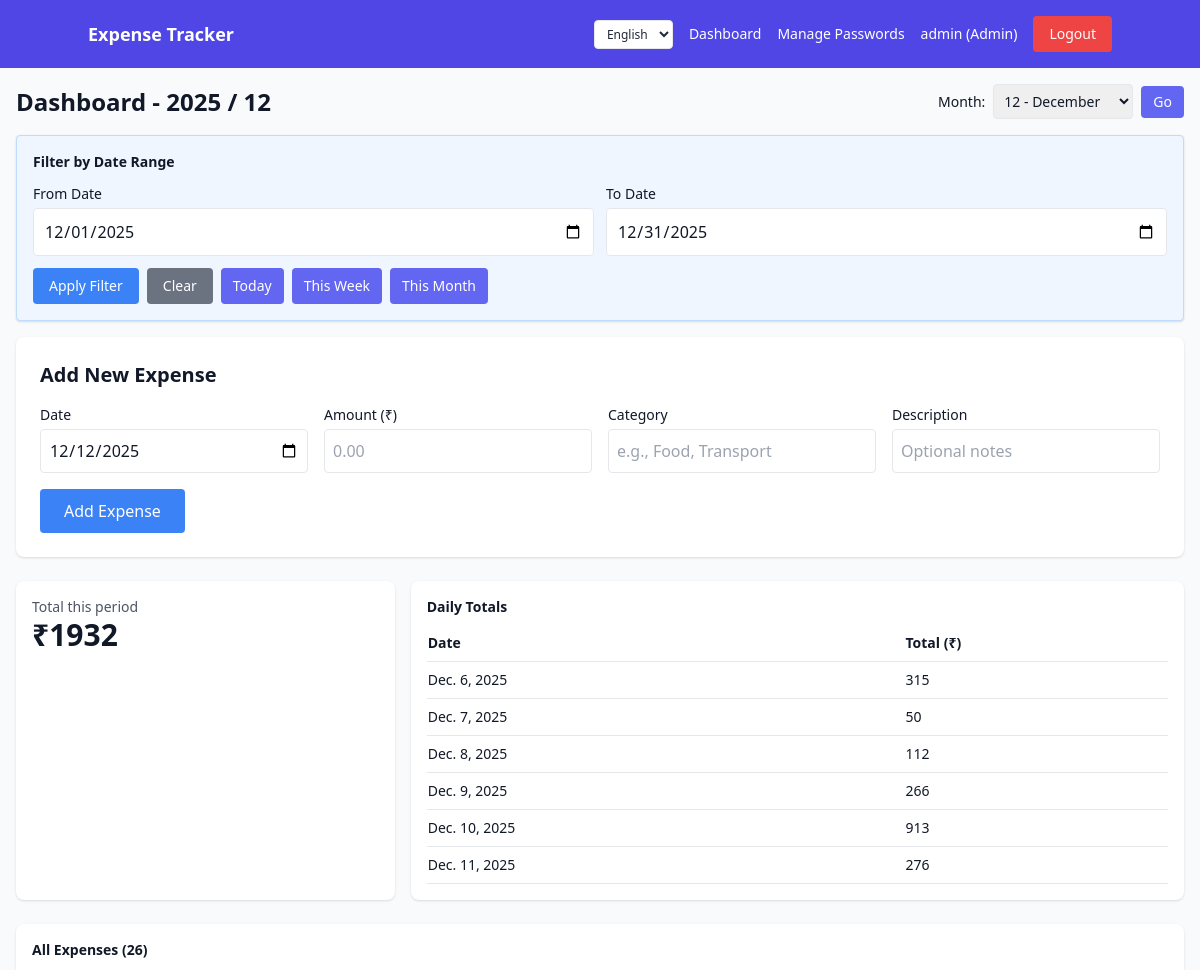
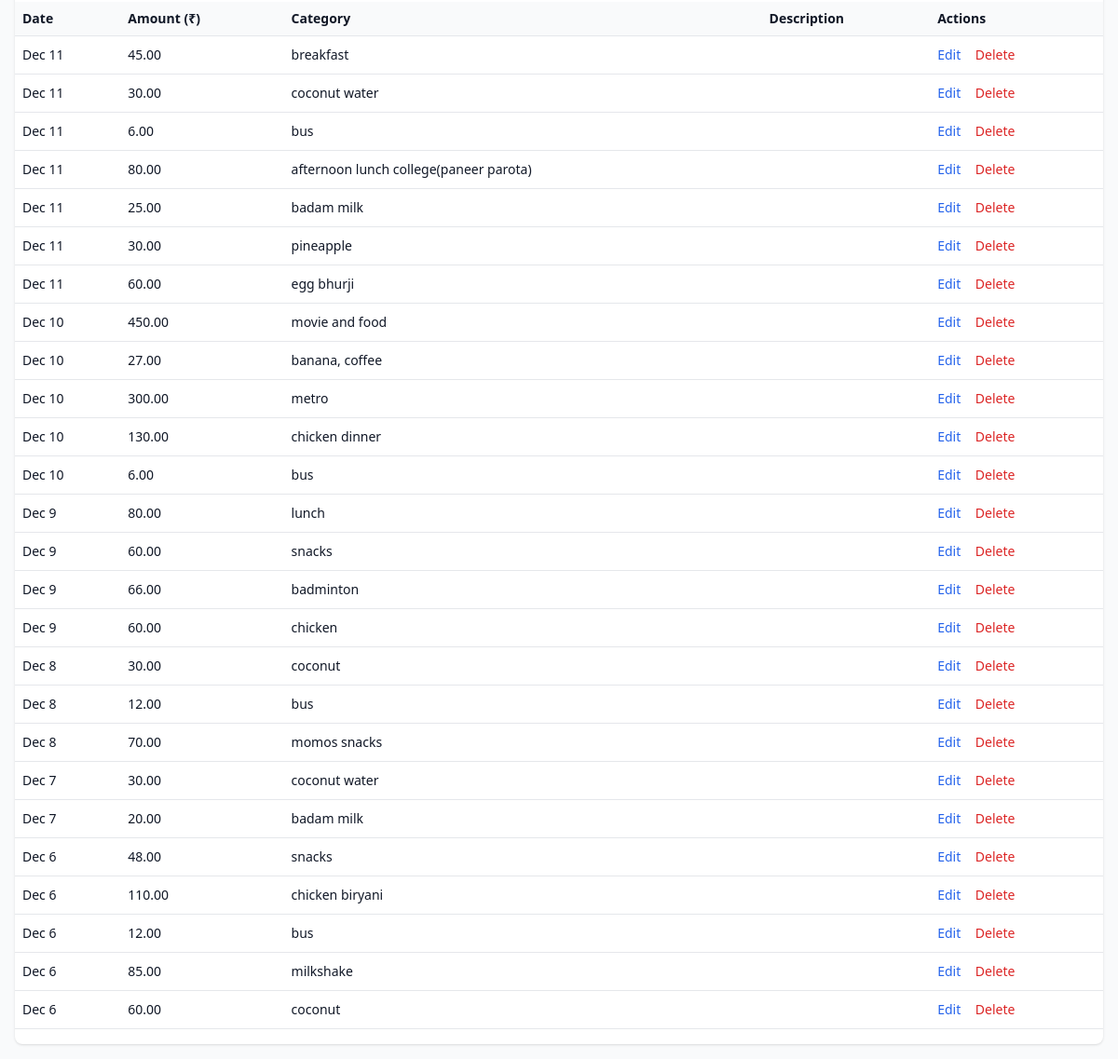
The app's page / (signed in) with its own data (2 pictures, top to bottom).
### expenses/models.py (models this page shows, shortened)
class Expense(models.Model):
    date = models.DateField()
    amount = models.DecimalField(max_digits=10, decimal_places=2)
    category = models.CharField(max_length=100)
    description = models.TextField(blank=True)

### expenses/views.py (the view, shortened to what this page needs)
# urls.py: path("", views.dashboard, name="dashboard"),
def dashboard(request):
    if not check_view_access(request):
        return redirect('view_login')
    today = timezone.localdate()
    year = int(request.GET.get("year", today.year))
    month = int(request.GET.get("month", today.month))
    filter_start = request.GET.get("filter_start")
    filter_end = request.GET.get("filter_end")
    if request.method == "POST" and request.user.is_staff:
        form = ExpenseForm(request.POST)
        if form.is_valid():
            form.save()
            messages.success(request, "Expense added successfully!")
            return redirect("dashboard")
    else:
        form = ExpenseForm(initial={"date": today}) if request.user.is_staff else None
    start, end = _get_month_range(year, month)
    qs = Expense.objects.filter(date__range=(start, end)).order_by("-date", "-id")
    total_for_month = qs.aggregate(total=Sum("amount"))["total"] or 0
    daily_totals_qs = (
        Expense.objects.filter(date__range=(start, end))
        .values("date")
        .annotate(total=Sum("amount"))
        .order_by("date")
    )
    daily_breakdown = list(daily_totals_qs)
    all_expenses = list(qs)
    context = {
        "year": year,
        "month": month,
        "total_for_month": total_for_month,
        "daily_breakdown": daily_breakdown,
        "expenses": all_expenses,
        "months": range(1, 13),
        "form": form,
        "filter_start": filter_start or start,
        "filter_end": filter_end or end,
    }
    return render(request, "dashboard.html", context)

### expenses/forms.py
class ExpenseForm(forms.ModelForm):
    class Meta:
        model = Expense
        fields = ["date", "amount", "category", "description"]
        widgets = {
            "date": forms.DateInput(attrs={
                "type": "date",
                "class": "border rounded p-2 w-full text-base",
                "style": "min-height: 44px;",
            }),
            "amount": forms.NumberInput(attrs={
                "class": "border rounded p-2 w-full text-base",
                "step": "0.01",
                "placeholder": "0.00",
                "style": "min-height: 44px;",
                "inputmode": "decimal",
            }),
            "category": forms.TextInput(attrs={
                "class": "border rounded p-2 w-full text-base",
                "placeholder": "e.g., Food, Transport",
                "style": "min-height: 44px;",
                "list": "category-suggestions",
            }),
            "description": forms.TextInput(attrs={
                "class": "border rounded p-2 w-full text-base",
                "placeholder": "Optional notes",
                "style": "min-height: 44px;",
            }),
        }

### expenses/views.py (called while the page is built)
def check_view_access(request):
    return request.session.get('view_access') or request.user.is_staff

def _get_month_range(year: int, month: int):
    first_day = date(year, month, 1)
    last_day = date(year, month, monthrange(year, month)[1])
    return first_day, last_day

### expenses/templates/dashboard.html (shortened to what this page needs)
{% extends "base.html" %}
{% block content %}
<div class="flex flex-col sm:flex-row sm:items-center sm:justify-between mb-4 gap-3">
  <h1 class="text-xl sm:text-2xl font-semibold" data-lang-en="Dashboard - {{ year }} / {{ month }}" data-lang-kn="ಡ್ಯಾಶ್‌ಬೋರ್ಡ್ - {{ year }} / {{ month }}">Dashboard - {{ year }} / {{ month }}</h1>
  <div class="flex items-center space-x-2 sm:space-x-4">
    <form method="get" action="/" class="flex items-center space-x-2">
      <label for="month" class="text-sm" data-lang-en="Month:" data-lang-kn="ತಿಂಗಳು:">Month:</label>
      <select id="month" name="month" class="border rounded p-1.5 text-sm min-w-[140px]">
        <option value="12" {% if month == 12 %}selected{% endif %}>12 - December</option>
      </select>
      <button type="submit" class="bg-indigo-500 hover:bg-indigo-600 text-white px-3 py-1.5 rounded text-sm" data-lang-en="Go" data-lang-kn="ಹೋಗಿ">Go</button>
    </form>
  </div>
</div>
<div class="bg-blue-50 border border-blue-200 p-3 sm:p-4 rounded shadow mb-4">
  <h3 class="text-sm font-semibold mb-3" data-lang-en="Filter by Date Range" data-lang-kn="ದಿನಾಂಕ ವ್ಯಾಪ್ತಿಯ ಮೂಲಕ ಫಿಲ್ಟರ್ ಮಾಡಿ">Filter by Date Range</h3>
  <form method="get" action="/" class="space-y-3">
    <div class="grid grid-cols-1 sm:grid-cols-2 gap-3">
      <div>
        <label for="filter_start" class="block text-sm font-medium mb-1" data-lang-en="From Date" data-lang-kn="ಇಂದ ದಿನಾಂಕ">From Date</label>
        <input type="date" id="filter_start" name="filter_start" value="{{ filter_start|date:'Y-m-d' }}" class="border rounded p-2.5 w-full text-base" style="min-height: 44px;">
      </div>
      <div>
        <label for="filter_end" class="block text-sm font-medium mb-1" data-lang-en="To Date" data-lang-kn="ದಿನಾಂಕದವರೆಗೆ">To Date</label>
        <input type="date" id="filter_end" name="filter_end" value="{{ filter_end|date:'Y-m-d' }}" class="border rounded p-2.5 w-full text-base" style="min-height: 44px;">
      </div>
    </div>
    <div class="flex flex-wrap gap-2">
      <button type="submit" class="bg-blue-500 hover:bg-blue-600 text-white px-4 py-2 rounded font-medium text-sm flex-shrink-0" data-lang-en="Apply Filter" data-lang-kn="ಫಿಲ್ಟರ್ ಅನ್ವಯಿಸಿ">Apply Filter</button>
      <a href="/" class="bg-gray-500 hover:bg-gray-600 text-white px-4 py-2 rounded font-medium text-sm inline-block text-center flex-shrink-0" data-lang-en="Clear" data-lang-kn="ತೆರವುಗೊಳಿಸಿ">Clear</a>
      <button type="button" onclick="setToday()" class="bg-indigo-500 hover:bg-indigo-600 text-white px-3 py-2 rounded text-sm flex-shrink-0" data-lang-en="Today" data-lang-kn="ಇಂದು">Today</button>
      <button type="button" onclick="setThisWeek()" class="bg-indigo-500 hover:bg-indigo-600 text-white px-3 py-2 rounded text-sm flex-shrink-0" data-lang-en="This Week" data-lang-kn="ಈ ವಾರ">This Week</button>
      <button type="button" onclick="setThisMonth()" class="bg-indigo-500 hover:bg-indigo-600 text-white px-3 py-2 rounded text-sm flex-shrink-0" data-lang-en="This Month" data-lang-kn="ಈ ತಿಂಗಳು">This Month</button>
    </div>
  </form>
</div>
{% if user.is_staff %}
<div class="bg-white p-4 sm:p-6 rounded-lg shadow mb-4 sm:mb-6">
  <h2 class="text-lg sm:text-xl font-semibold mb-3 sm:mb-4" data-lang-en="Add New Expense" data-lang-kn="ಹೊಸ ಖರ್ಚು ಸೇರಿಸಿ">Add New Expense</h2>
  <form method="post" class="grid grid-cols-1 sm:grid-cols-2 lg:grid-cols-4 gap-3 sm:gap-4">
    <div>
      <label for="id_date" class="block text-sm font-medium mb-1" data-lang-en="Date" data-lang-kn="ದಿನಾಂಕ">Date</label>
      {{ form.date }}
    </div>
    <div>
      <label for="id_amount" class="block text-sm font-medium mb-1">Amount (₹)</label>
      {{ form.amount }}
    </div>
    <div>
      <label for="id_category" class="block text-sm font-medium mb-1">Category</label>
      {{ form.category }}
    </div>
    <div>
      <label for="id_description" class="block text-sm font-medium mb-1">Description</label>
      {{ form.description }}
    </div>
    <div class="sm:col-span-2 lg:col-span-4">
      <button type="submit" class="w-full sm:w-auto bg-blue-500 hover:bg-blue-600 text-white font-medium py-2.5 px-6 rounded" data-lang-en="Add Expense" data-lang-kn="ಖರ್ಚು ಸೇರಿಸಿ">
      </button>
    </div>
  </form>
</div>
{% endif %}
<div class="grid grid-cols-1 lg:grid-cols-3 gap-3 sm:gap-4 mb-4 sm:mb-6">
  <div class="bg-white p-4 rounded-lg shadow">
    <div class="text-sm text-gray-600" data-lang-en="Total this period" data-lang-kn="ಈ ಅವಧಿಯ ಒಟ್ಟು">Total this period</div>
    <div class="text-2xl sm:text-3xl font-bold">₹{{ total_for_month }}</div>
  </div>
  <div class="lg:col-span-2 bg-white p-4 rounded-lg shadow">
    <div class="text-sm font-semibold mb-2" data-lang-en="Daily Totals" data-lang-kn="ದೈನಂದಿನ ಒಟ್ಟು">Daily Totals</div>
    <div class="overflow-x-auto -mx-4 px-4">
      <table class="min-w-full text-sm">
        <thead>
          <tr class="text-left border-b">
            <th class="py-2 pr-4" data-lang-en="Date" data-lang-kn="ದಿನಾಂಕ">Date</th>
            <th class="py-2">Total (₹)</th>
          </tr>
        </thead>
        <tbody>
          {% for d in daily_breakdown %}
          <tr class="border-b">
            <td class="py-2 pr-4">{{ d.date }}</td>
            <td class="py-2">{{ d.total }}</td>
          </tr>
          {% empty %}
          <tr><td colspan="2" class="py-2 text-gray-500" data-lang-en="No expenses yet." data-lang-kn="ಇನ್ನೂ ಖರ್ಚುಗಳಿಲ್ಲ.">No expenses yet.</td></tr>
          {% endfor %}
        </tbody>
      </table>
    </div>
  </div>
</div>
<div class="bg-white p-3 sm:p-4 rounded-lg shadow">
  <div class="text-sm font-semibold mb-3" data-lang-en="All Expenses ({{ expenses|length }})" data-lang-kn="ಎಲ್ಲಾ ಖರ್ಚುಗಳು ({{ expenses|length }})">All Expenses ({{ expenses|length }})</div>
  <div class="overflow-x-auto -mx-3 sm:-mx-4">
    <div class="inline-block min-w-full align-middle">
      <table class="min-w-full text-sm">
        <thead>
          <tr class="text-left border-b bg-gray-50">
            <th class="py-2 px-3 sm:px-2" data-lang-en="Date" data-lang-kn="ದಿನಾಂಕ">Date</th>
            <th class="py-2 px-3 sm:px-2">Amount (₹)</th>
            <th class="py-2 px-3 sm:px-2">Category</th>
            <th class="py-2 px-3 sm:px-2 hidden sm:table-cell">Description</th>
            {% if user.is_staff %}
            <th class="py-2 px-3 sm:px-2" data-lang-en="Actions" data-lang-kn="ಕ್ರಿಯೆಗಳು">Actions</th>
            {% endif %}
          </tr>
        </thead>
        <tbody>
          {% for e in expenses %}
          <tr class="border-b hover:bg-gray-50">
            <td class="py-2.5 px-3 sm:px-2 whitespace-nowrap text-xs sm:text-sm">{{ e.date|date:"M j" }}</td>
            <td class="py-2.5 px-3 sm:px-2 whitespace-nowrap font-medium">{{ e.amount }}</td>
            <td class="py-2.5 px-3 sm:px-2">
              <div class="max-w-[100px] sm:max-w-none truncate" title="{{ e.category }}">{{ e.category }}</div>
            </td>
            <td class="py-2.5 px-3 sm:px-2 hidden sm:table-cell">
            </td>
            {% if user.is_staff %}
            <td class="py-2.5 px-3 sm:px-2 whitespace-nowrap">
              <a href="{% url 'edit_expense' e.id %}" class="text-blue-600 hover:underline text-xs sm:text-sm inline-block mr-2 sm:mr-3" data-lang-en="Edit" data-lang-kn="ಸಂಪಾದಿಸಿ">Edit</a>
              <a href="{% url 'delete_expense' e.id %}" class="text-red-600 hover:underline text-xs sm:text-sm inline-block" data-lang-en="Delete" data-lang-kn="ಅಳಿಸಿ">Delete</a>
            </td>
            {% endif %}
          </tr>
          {% empty %}
          <tr><td colspan="{% if user.is_staff %}5{% else %}4{% endif %}" class="py-3 px-3 sm:px-2 text-gray-500 text-center" data-lang-en="No expenses for this period." data-lang-kn="ಈ ಅವಧಿಗೆ ಯಾವುದೇ ಖರ್ಚುಗಳಿಲ್ಲ.">No expenses for this period.</td></tr>
          {% endfor %}
        </tbody>
      </table>
    </div>
  </div>
</div>
{% endblock %}

### expenses/templates/base.html (shortened to what this page needs)
<!DOCTYPE html>
<html lang="en">
  <head>
    <script src="https://cdn.tailwindcss.com"></script>
  </head>
  <body class="bg-gray-50 text-gray-900">
    <header class="bg-indigo-600 text-white p-3 sm:p-4">
      <div class="container mx-auto flex flex-col sm:flex-row items-start sm:items-center justify-between gap-3">
        <a href="/" class="font-semibold text-lg" data-lang-en="Expense Tracker" data-lang-kn="ಖರ್ಚು ಟ್ರ್ಯಾಕರ್">Expense Tracker</a>
        <nav class="flex items-center gap-2 sm:gap-4 flex-wrap">
          <select id="language-selector" onchange="changeLanguage(this.value)" class="bg-white text-gray-800 text-xs px-2 py-1 rounded border">
            <option value="en">English</option>
          </select>
          <a class="hover:underline text-sm" href="/" data-lang-en="Dashboard" data-lang-kn="ಡ್ಯಾಶ್‌ಬೋರ್ಡ್">Dashboard</a>
          {% if user.is_authenticated %}
            {% if user.is_staff %}
              <a class="hover:underline text-xs sm:text-sm" href="{% url 'manage_passwords' %}" data-lang-en="Manage Passwords" data-lang-kn="ಪಾಸ್‌ವರ್ಡ್ ನಿರ್ವಹಣೆ">Manage Passwords</a>
            {% endif %}
            <span class="text-xs sm:text-sm">{{ user.username }}{% if user.is_staff %} (<span data-lang-en="Admin" data-lang-kn="ನಿರ್ವಾಹಕ">Admin</span>){% endif %}</span>
            <a href="{% url 'logout' %}" class="bg-red-500 hover:bg-red-600 px-3 sm:px-4 py-1.5 sm:py-2 rounded text-xs sm:text-sm" data-lang-en="Logout" data-lang-kn="ಲಾಗ್ಔಟ್">Logout</a>
          {% elif request.session.view_access %}
            <a href="{% url 'logout' %}" class="bg-red-500 hover:bg-red-600 px-3 sm:px-4 py-1.5 sm:py-2 rounded text-xs sm:text-sm" data-lang-en="Logout" data-lang-kn="ಲಾಗ್ಔಟ್">Logout</a>
          {% else %}
            <a href="{% url 'login' %}" class="bg-green-500 hover:bg-green-600 px-3 sm:px-4 py-1.5 sm:py-2 rounded text-xs sm:text-sm" data-lang-en="Admin" data-lang-kn="ನಿರ್ವಾಹಕ">Admin</a>
          {% endif %}
        </nav>
      </div>
    </header>
    <main class="container mx-auto p-3 sm:p-4 max-w-7xl">
      {% block content %}{% endblock %}
    </main>
  </body>
</html>

### records on screen
Expense: date "Dec 11", amount "45.00", category "breakfast"
Expense: date "Dec 11", amount "30.00", category "coconut water"
Expense: date "Dec 11", amount "6.00", category "bus"
Expense: date "Dec 11", amount "80.00", category "afternoon lunch college(paneer parota)"
Expense: date "Dec 11", amount "25.00", category "badam milk"
Expense: date "Dec 11", amount "30.00", category "pineapple"
Expense: date "Dec 11", amount "60.00", category "egg bhurji"
Expense: date "Dec 10", amount "450.00", category "movie and food"
Expense: date "Dec 10", amount "27.00", category "banana, coffee"
Expense: date "Dec 10", amount "300.00", category "metro"
Expense: date "Dec 10", amount "130.00", category "chicken dinner"
Expense: date "Dec 10", amount "6.00", category "bus"
Expense: date "Dec 9", amount "80.00", category "lunch"
Expense: date "Dec 9", amount "60.00", category "snacks"
Expense: date "Dec 9", amount "66.00", category "badminton"
Expense: date "Dec 9", amount "60.00", category "chicken"
Expense: date "Dec 8", amount "30.00", category "coconut"
Expense: date "Dec 8", amount "12.00", category "bus"
Expense: date "Dec 8", amount "70.00", category "momos snacks"
Expense: date "Dec 7", amount "30.00", category "coconut water"
Expense: date "Dec 7", amount "20.00", category "badam milk"
Expense: date "Dec 6", amount "48.00", category "snacks"
Expense: date "Dec 6", amount "110.00", category "chicken biryani"
Expense: date "Dec 6", amount "12.00", category "bus"
Expense: date "Dec 6", amount "85.00", category "milkshake"
Expense: date "Dec 6", amount "60.00", category "coconut"

### other values on screen
{{ user.username }} "admin"
{{ total_for_month }} "1932"
{{ d.date }} "Dec. 6, 2025" "Dec. 7, 2025" "Dec. 8, 2025" "Dec. 9, 2025" "Dec. 10, 2025" "Dec. 11, 2025"
{{ d.total }} "315" "50" "112" "266" "913" "276"
